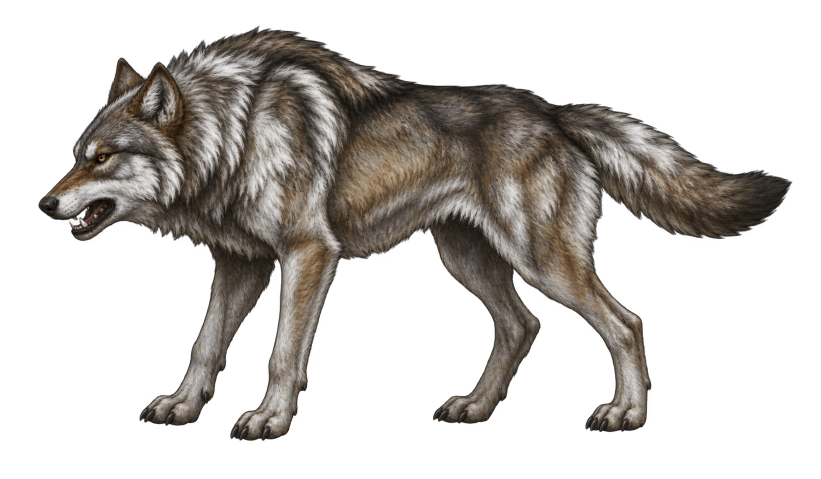
#> input picture tools/wolf_rig/src/side_full.png, 1642 x 958 px, found by its file name (shown at 1/2 size)
$ python rig.py
#> lines starting #> are read from the running program, lines starting #| are printed output that depends on the picture; after the words box and inside, x2 and y2 are one past the last pixel; in counts of white or black regions, pixels touching at a corner belong together
"""Side-view wolf rig: cut legs/tail out of side_full.png and re-pose them over side_body.png."""
import numpy as np
from PIL import Image, ImageDraw, ImageFilter

SRC = 'tools/wolf_rig/src/'
full = Image.open(SRC + 'side_full.png').convert('RGBA')
#> full is the input picture: PIL image 1642x958 RGBA; mean R, G, B, A 39.4, 35.8, 32.3, 90.1
body = Image.open(SRC + 'side_body.png').convert('RGBA')
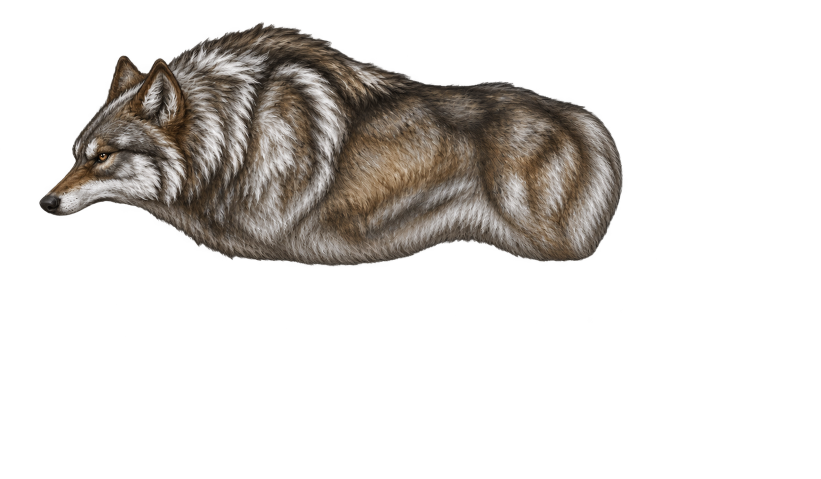
#> input picture tools/wolf_rig/src/side_body.png, 1642 x 958 px, found by its file name (shown at 1/2 size)
#> body is the input picture: PIL image 1642x958 RGBA; mean R, G, B, A 28.4, 25.5, 22.6, 61.5
SZ = full.size
#> SZ = (1642, 958)


def cut(poly, feather=5):
#> called with feather = 5
    m = Image.new('L', SZ, 0)
#> m: PIL image 1642x958 L; every value is 0
    ImageDraw.Draw(m).polygon(poly, fill=255)
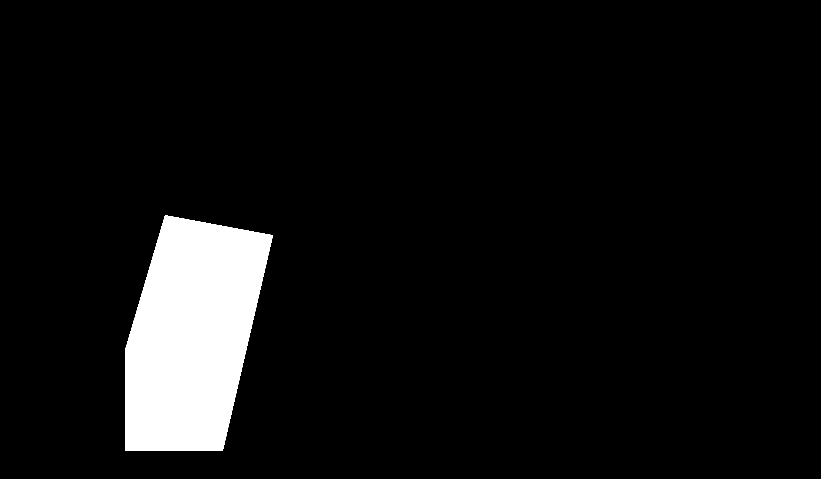
#> m: PIL image 1642x958 L (shown at 1/2 size); 6.5% white; 1 white region, box (x1, y1, x2, y2) and area: (250, 430, 546, 901) 102616
    m = m.filter(ImageFilter.GaussianBlur(feather))
    a = np.minimum(np.asarray(full)[:, :, 3], np.asarray(m))
    out = full.copy()
    out.putalpha(Image.fromarray(a.astype(np.uint8)))
    return out

# divider lines between legs (see grid_full.png)
L = {
 'front_far':  cut([(330,430),(545,470),(445,900),(250,900),(250,700)]),
 'front_near': cut([(545,470),(720,470),(720,900),(445,900)]),
 'back_far':   cut([(840,420),(1010,470),(1115,740),(1115,900),(840,900)]),
 'back_near':  cut([(1010,470),(1330,470),(1330,900),(1115,900),(1115,740)]),
 'tail':       cut([(1090,180),(1250,180),(1620,300),(1620,520),(1300,500),(1230,430),(1180,320),(1090,270)], 3),
}
#> in cut (call 2), `ImageDraw.Draw(m).polygon(poly, fill=255)`: m: PIL image 1642x958 L; 6.2% white; 1 white region, box (x1, y1, x2, y2) and area: (445, 470, 721, 901) 97406
#> in cut (call 3), `ImageDraw.Draw(m).polygon(poly, fill=255)`: m: PIL image 1642x958 L; 6.9% white; 1 white region, box (x1, y1, x2, y2) and area: (840, 420, 1116, 901) 108936
#> call 4 of cut, with feather = 5
#> in cut (call 4), `ImageDraw.Draw(m).polygon(poly, fill=255)`: m: PIL image 1642x958 L; 6.8% white; 1 white region, box (x1, y1, x2, y2) and area: (1010, 470, 1331, 901) 107316
#> in cut (call 4), `a = np.minimum(np.asarray(full)[:, :, 3], np.asarray(m))`:
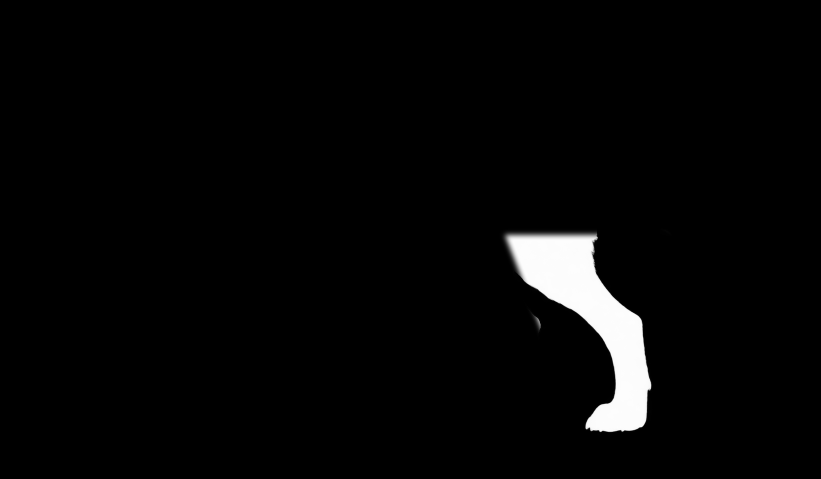
#> a: shape (958, 1642) (shown at 1/2 size); min 0, max 255, mean 7
#> in cut (call 4), `out.putalpha(Image.fromarray(a.astype(np.uint8)))`:
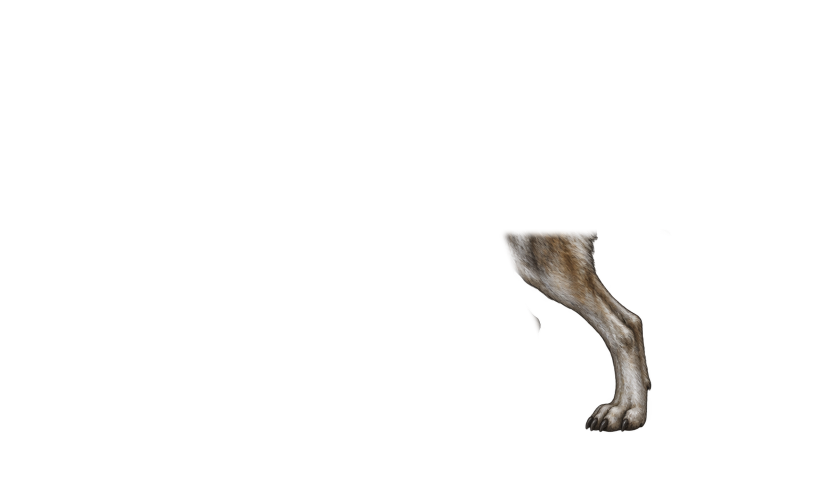
#> out: PIL image 1642x958 RGBA (shown at 1/2 size); mean R, G, B, A 39.4, 35.8, 32.3, 7; transparent parts drawn white
#> in cut (call 5), `ImageDraw.Draw(m).polygon(poly, fill=255)`:
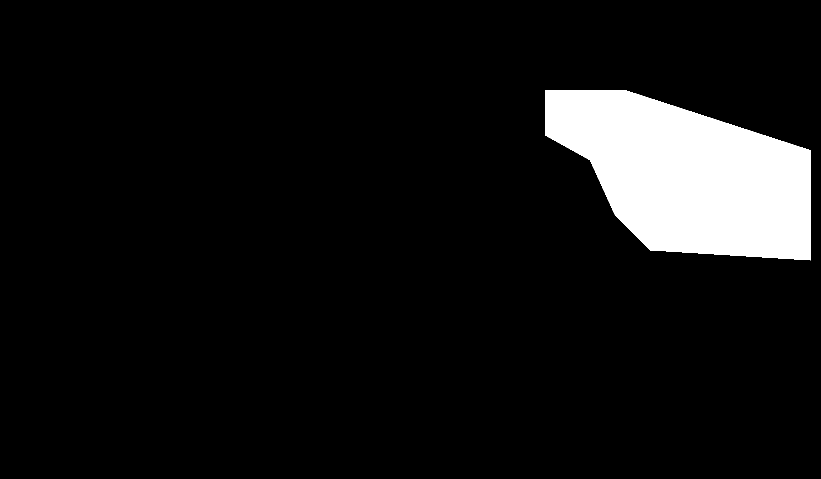
#> m: PIL image 1642x958 L (shown at 1/2 size); 7.9% white; 1 white region, box (x1, y1, x2, y2) and area: (1090, 180, 1621, 521) 123866
#> in cut (call 5), `a = np.minimum(np.asarray(full)[:, :, 3], np.asarray(m))`:
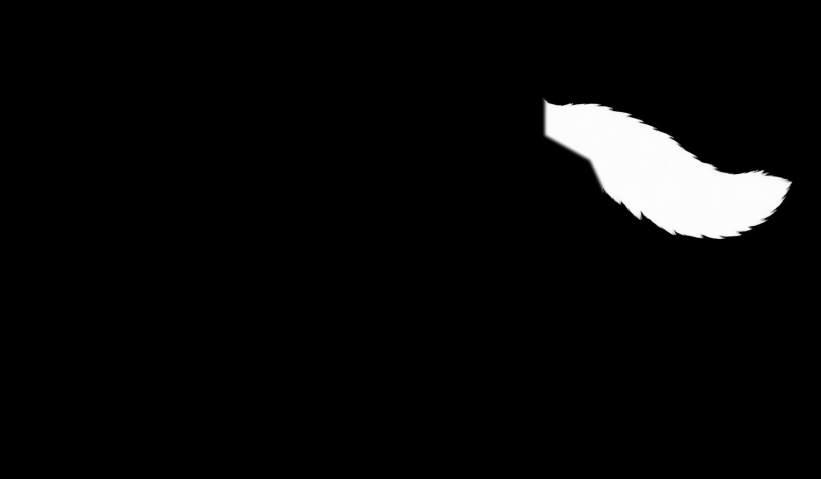
#> a: shape (958, 1642) (shown at 1/2 size); min 0, max 255, mean 10.6
#> in cut (call 5), `out.putalpha(Image.fromarray(a.astype(np.uint8)))`:
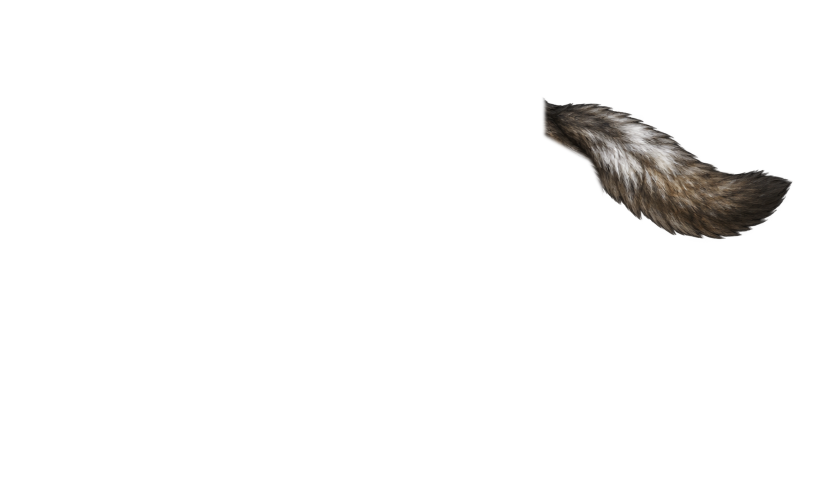
#> out: PIL image 1642x958 RGBA (shown at 1/2 size); mean R, G, B, A 39.4, 35.8, 32.3, 10.6; transparent parts drawn white
PIV = {'front_far': (470, 470), 'front_near': (620, 470), 'back_far': (930, 440), 'back_near': (1130, 450), 'tail': (1150, 270)}


def rot(layer, key, ang):
    """ang>0: foot/tip swings toward the nose (left)."""
    return layer.rotate(-ang, resample=Image.BICUBIC, center=PIV[key])


def render(pose, bob=0, tail=0, tilt=0):
    c = Image.new('RGBA', (SZ[0] + 600, SZ[1] + 300), (0, 0, 0, 0))
    ox, oy = 300, 150
    def put(im, dy=0):
        c.alpha_composite(im, (ox, oy + int(round(dy))))
    put(rot(L['tail'], 'tail', tail), bob)
    put(rot(L['back_far'], 'back_far', pose['bf']), 0)
    put(rot(L['front_far'], 'front_far', pose['ff']), 0)
    put(body, bob)
    put(rot(L['back_near'], 'back_near', pose['bn']), 0)
    put(rot(L['front_near'], 'front_near', pose['fn']), 0)
    if tilt:
        c = c.rotate(tilt, resample=Image.BICUBIC, center=(ox + 800, oy + 500))
    return c
